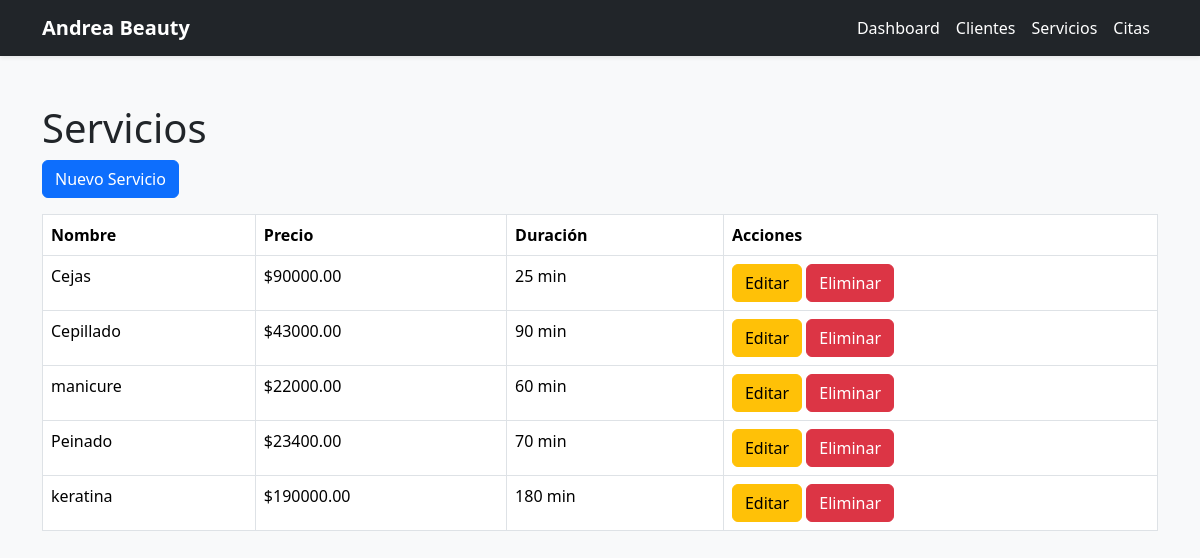
The app's page /servicios/ with its own data.
### salon/models.py (models this page shows, shortened)
class Servicio(models.Model):
    nombre = models.CharField(max_length=100)
    descripcion = models.TextField()
    precio = models.DecimalField(max_digits=8, decimal_places=2)
    duracion = models.IntegerField()

### salon/views.py (the view)
class ServicioListView(ListView):
    model = Servicio
    template_name = 'salon/servicios/list.html'
    context_object_name = 'servicios'

### salon/templates/salon/servicios/list.html
{% extends 'salon/base.html' %}
{% block content %}
<h1>Servicios</h1>
<a href="{% url 'salon:servicio_create' %}"
class="btn btn-primary mb-3">
Nuevo Servicio
</a>
<table class="table table-bordered">
    <thead>
        <tr>
            <th>Nombre</th>
            <th>Precio</th>
            <th>Duración</th>
            <th>Acciones</th>
        </tr>
    </thead>
    <tbody>
        {% for servicio in servicios %}
        <tr>
            <td>{{ servicio.nombre }}</td>
            <td>${{ servicio.precio }}</td>
            <td>{{ servicio.duracion }} min</td>
            <td>
                <a href="{% url 'salon:servicio_update' servicio.id %}"
                class="btn btn-warning">
                Editar
                </a>
                <a href="{% url 'salon:servicio_delete' servicio.id %}"
                class="btn btn-danger">
                Eliminar
                </a>
            </td>
        </tr>
        {% endfor %}
    </tbody>
</table>
{% endblock %}

### records on screen
Servicio: nombre "Cejas", precio "90000.00", duracion "25"
Servicio: nombre "Cepillado", precio "43000.00", duracion "90"
Servicio: nombre "manicure", precio "22000.00", duracion "60"
Servicio: nombre "Peinado", precio "23400.00", duracion "70"
Servicio: nombre "keratina", precio "190000.00", duracion "180"
